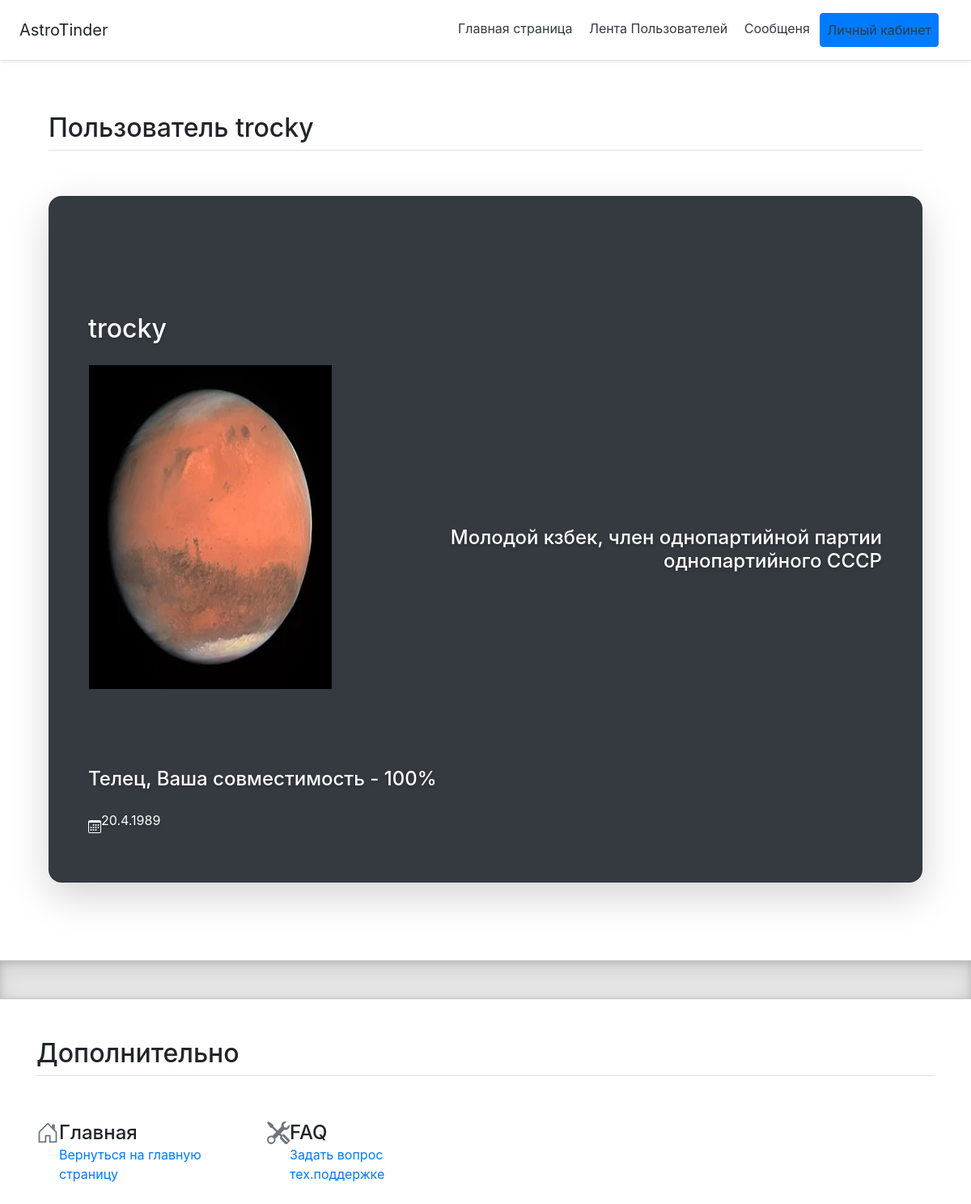
The page /users/1 (signed in) on the database its author committed.
### data/users.py (models this page shows, shortened)
class User(SqlAlchemyBase, UserMixin):
    __tablename__ = 'users'
    id = sqlalchemy.Column(sqlalchemy.Integer,
                           primary_key=True, autoincrement=True)
    name = sqlalchemy.Column(sqlalchemy.String, nullable=True)
    about = sqlalchemy.Column(sqlalchemy.String, nullable=True)
    email = sqlalchemy.Column(sqlalchemy.String,
                              index=True, unique=True, nullable=True)
    hashed_password = sqlalchemy.Column(sqlalchemy.String, nullable=False)
    created_date = sqlalchemy.Column(sqlalchemy.DateTime,
                                     default=datetime.datetime.now)
    news = orm.relation("News", back_populates='user')
    birth_day_date = sqlalchemy.Column(sqlalchemy.Integer, nullable=False)

### main.py (the view)
@app.route("/users/<int:id>")
@login_required
def user(id):
    db_sess = db_session.create_session()
    z_user = db_sess.query(User).filter(User.id == id).first()
    zz = []
    user = db_sess.query(User).filter(User.id == current_user.get_id()).first()
    zz.append(f"{check_z(z_user.birth_day_date)}, Ваша совместимость -  {sov(check_z(z_user.birth_day_date), user.birth_day_date)}%")
    print(user.name, z_user.name, current_user.get_id(), z_user.id)
    return render_template("us_detail.html", us=z_user, zz=zz, title=user.name, current_user_id=current_user.get_id())

### data/db_session.py (called while the page is built)
def create_session() -> Session:
    global __factory
    return __factory()

### forms/load_user.py (called while the page is built)
@login_manager.user_loader
def load_user(user_id):
    print("load_user")
    db_sess = db_session.create_session()
    return UserLogin().fromDB(user_id, db_sess)

    def fromDB(self, user_id, db_s):
        self.__user = db_s.query(User).filter(User.id == user_id).first()
        return self

    def get_id(self):
        return str(self.__user.id)

### main.py (called while the page is built)
@app.after_request
def redirect_to_signin(response):
    if response.status_code == 401:
        return redirect(url_for("login") + '?next' + request.url)
    return response

### sovm.py (called while the page is built)
def check_z(z, n=False):
    from datetime import datetime
    import bisect
    tdays = [19, 49, 80, 110, 141, 173, 204,
             235, 256, 296, 327, 356, 366]
    zod = ["Козерог", "Водолей", "Рыбы", "Овен",
           "Телец", "Близнецы", "Рак", "Лев",
           "Дева", "Весы", "Скорпион",
           "Стрелец", "Козерог"]
    if z == None:
        d, m, g = 10, 10, 10
    else:
        d, m, g = map(int, str(z).split("."))
    if n:
        return (zod.index(check_z(z)))
    return (zod[bisect.bisect_left(tdays, (datetime(2020, m, d) - datetime(2019, 12, 31)).days)])

### templates/us_detail.html (shortened to what this page needs)
{% extends "bbase.html" %}
{% block content %}
<div class="container py-5" id="custom-cards">
    <h2 class="pb-2 border-bottom">Пользователь {{us.name}}</h2>
    <div class="row row-cols-0 align-items-stretch py-5">
        <div class="col">
            <div class="card card-cover h-100 overflow-hidden text-white bg-dark rounded-5 shadow-lg">
                <div class="d-flex flex-column h-100 p-5 pb-3 text-white text-shadow-1">
                    <h2 class="pt-5 mt-5 mb-4 display-6 lh-1 fw-bold">{{us.name}}</h2>
                    <table>
                        <tr>
                            <td>
                                <img src="/static/img/photo{{us.id}}.jpg" align="left" alt="фото профиля" width="300"
                                     height="400">
                            </td>
                            <td>
                                <ul class="d-flex list-unstyled mt-auto">
                                    <h4 class="pt-5 mt-5 mb-4 display-6 lh-1 fw-bold" align="right">{{us.about}}</h4>
                                </ul>
                            </td>
                        </tr>
                    </table>
                    {% if us.id == current_user_id %}
                    <h4 class="pt-5 mt-5 mb-4 display-6 lh-1 fw-bold">
                        Вы - саманеотразимость, ваша совместимость c самим собой - 1000%! </h4>
                    {% else %}
                    <h4 class="pt-5 mt-5 mb-4 display-6 lh-1 fw-bold">{{zz[0]}}</h4>
                    {% endif %}
                    <li class="d-flex align-items-center">
                        <svg class="bi me-2" width="1em" height="1em">
                            <use xlink:href="#calendar3"/>
                        </svg>
                        <p>{{us.birth_day_date}}</p>
                    </li>
                </div>
            </div>
        </div>
    </div>
</div>
{% endblock%}

### static/css/features.css (style rules this page uses)
.bi { vertical-align: -.125em; fill: currentColor; }
.rounded-5 { border-radius: 1rem; }
.text-shadow-1 { text-shadow: 0 .125rem .25rem rgba(0, 0, 0, .25); }
.card-cover { background-repeat: no-repeat; background-position: center center; background-size: cover; }

### rows shown on the page
User: name "trocky", about "Молодой кзбек, член однопартийной партии однопартийного СССР", birth_day_date "20.4.1989"

### other values the page prints
{{ zz[0] }} "Телец, Ваша совместимость - 100%"
